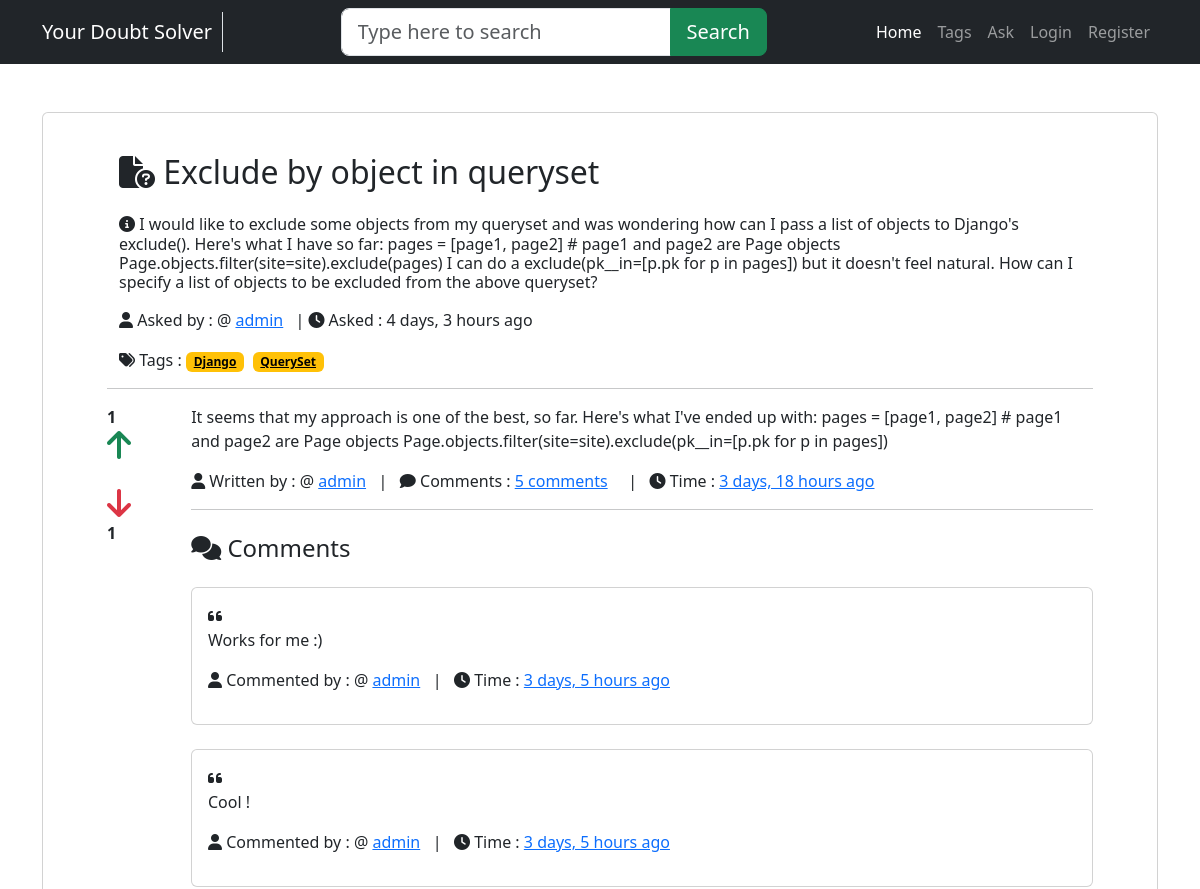
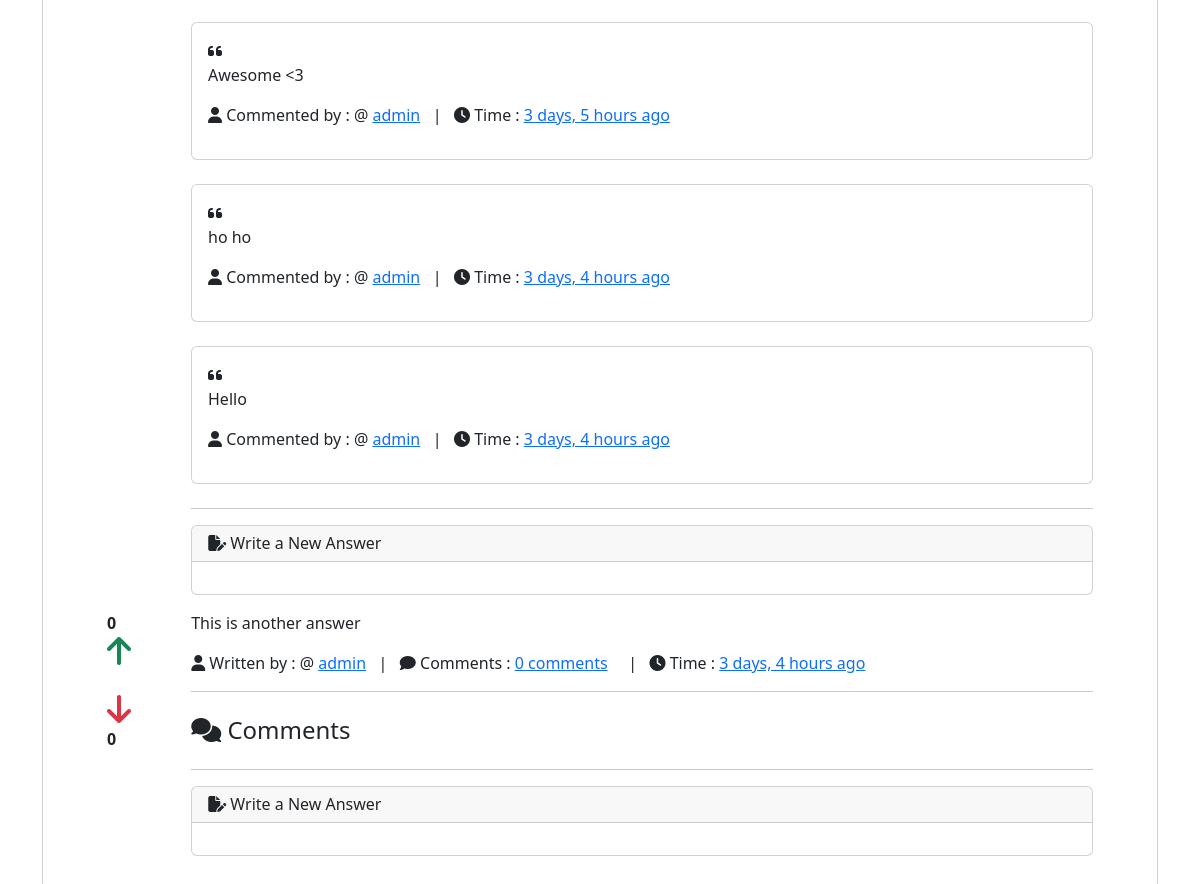
/detail/3, run on the app's committed database (2 pictures, top to bottom).
### main/models.py (models this page shows, shortened)
class Question(models.Model):
    user = models.ForeignKey(User,on_delete=models.CASCADE)
    title = models.CharField(max_length=300)
    details = models.TextField()
    add_time = models.DateTimeField(auto_now_add=True)
    tags = models.TextField(default='')
    class Meta:
        verbose_name_plural = 'Question'

class Answer(models.Model):
    user = models.ForeignKey(User,on_delete=models.CASCADE,null=True)
    question = models.ForeignKey(Question,on_delete=models.CASCADE)
    details = models.TextField()
    add_time = models.DateTimeField(auto_now_add=True)
    class Meta:
        verbose_name_plural = 'Answer'

class Comment(models.Model):
    answer = models.ForeignKey(Answer,on_delete=models.CASCADE)
    user = models.ForeignKey(User,on_delete=models.CASCADE,related_name='comment_user')
    add_time = models.DateTimeField(auto_now_add=True)
    details = models.TextField(null=True)
    class Meta:
        verbose_name_plural = 'Comment'

### main/views.py (the view, shortened to what this page needs)
# urls.py: path('detail/<int:id>',detail,name='detail'),
def detail(request,id):
    qstn = Question.objects.get(pk=id)
    tags = qstn.tags.split(',')
    answer = Answer.objects.filter(question=qstn)
    answerform=AnswerForm
    return render(request,'detail.html',{'questions':qstn,'tags':tags,'answer':answer,'answerform':answerform,})

### main/templates/detail.html (shortened to what this page needs)
{% extends "base.html" %}
{% load humanize %}
{% load crispy_forms_tags %}
{% block content %}
<div class="container">
   <div class="card mt-5 mb-3 px-5">
      <div class="card-body">
         <div class="container">
            <h2 class="my-4">
               <i class="fa-solid fa-file-circle-question"></i>
               {{questions.title}}
            </h2>
            <p>
            <h6 class="my-3">
               <i class="fa-solid fa-circle-info"></i>
               {{questions.details|safe}}
            </h6>
            </p>
            <p>
               <i class="fa-solid fa-user"></i>
               Asked by : @
               <a href="" class="me-2">{{questions.user.username}}</a> |
               <span>
               <i class="fa-solid fa-clock"></i>
               Asked :
               {{questions.add_time|naturaltime}}
               </span>
            </p>
            <p>
                  <i class="fa-solid fa-tags"></i>
                  Tags :
                  {% for tag in tags %}
                  <a href="/tag/{{tag|slugify}}" class="badge text-bg-warning">{{tag}} </a>&nbsp;
                  {% endfor %}
            </p>
         </div>
         <hr>
         {% for answer in answer %}
         <div class="row">
            <div class="col-1">
               <div class="upvote">
                  <strong class="upvote-count-{{answer.id}}">{{answer.upvote_set.count}}</strong> <br/>
                  <span class="text-success">
                  <i class="fa fa-arrow-up fa-2x upvote-click" data-answer="{{answer.id}}"></i>
                  </span>
               </div>
               <br>
               <div class="downvote">
                  <span class="text-danger">
                  <i class="fa fa-arrow-down fa-2x downvote-click" data-answer="{{answer.id}}"></i>
                  </span><br>
                  <strong class="downvote-count-{{answer.id}}">{{answer.downvote_set.count}}</strong>
               </div>
            </div>
            <div class="col-11">
               <p>{{answer.details}}</p>
               <p>
                  <i class="fa-solid fa-user"></i>
                  Written by : @
                  <a href="" class="mr-3">{{answer.user.username}}</a>
                  &nbsp; |
                  &nbsp;
                  <i class="fa-solid fa-comment"></i>
                  Comments :  <a href="" class="me-2">{{answer.comment_set.count}} comments</a>
                  &nbsp; |
                  &nbsp;
                  <i class="fa-solid fa-clock"></i>
                  Time :  <a href="" class="me-2">{{answer.add_time|naturaltime}}</a>
               </p>
               <hr>
               <h4 class="my-4"><i class="fa-solid fa-comments"></i> Comments</h4>
               <div class="comment-wrapper-{{answer.id}}">
                  {% for comment in answer.comment_set.all %}
                  <div class="card mb-4 animate__animated animate__bounce">
                     <div class="card-body">
                        <i class="fa-solid fa-quote-left"></i>
                        <p>{{comment.details}}</p>
                        <p>
                           <i class="fa-solid fa-user"></i>
                           Commented by : @
                           <a href="">{{comment.user.username}}</a>
                           &nbsp; |
                           &nbsp;
                           <i class="fa-solid fa-clock"></i>
                           Time :  <a href="" class="me-2">{{comment.add_time|naturaltime}}</a>
                        </p>
                     </div>
                  </div>
                  {% endfor %}
                </div>
                <hr>
                <div class="card my-3">
                    <h6 class="card-header"> <i class="fa-solid fa-file-pen"></i>
                        Write a New Answer
                    </h6>
                    <div class="card-body">
                    </div>
                </div>
            </div>
         </div>
         {% endfor %}
      </div>
   </div>
</div>
{% endblock content %}

### data on the page
Question: title "Exclude by object in queryset", details "I would like to exclude some objects from my queryset and was wondering how can I pass a list of objects to Django's exclude(). Here's what I have so far: pages = [page1, page2] # page1 and page2 are Page objects Page.objects.filter(site=site).exclude(pages) I can do a exclude(pk__in=[p.pk for p in pages]) but it doesn't feel natural. How can I specify a list of objects to be excluded from the above queryset?", user.username "admin", add_time "4 days, 3 hours ago"
Answer: upvote_set.count "1", downvote_set.count "1", details "It seems that my approach is one of the best, so far. Here's what I've ended up with: pages = [page1, page2] # page1 and page2 are Page objects Page.objects.filter(site=site).exclude(pk__in=[p.pk for p in pages])", user.username "admin", comment_set.count "5", add_time "3 days, 18 hours ago"
Comment: details "Works for me :)", user.username "admin", add_time "3 days, 5 hours ago"
Comment: details "Cool !", user.username "admin", add_time "3 days, 5 hours ago"
Comment: details "Awesome <3", user.username "admin", add_time "3 days, 5 hours ago"
Comment: details "ho ho", user.username "admin", add_time "3 days, 4 hours ago"
Comment: details "Hello", user.username "admin", add_time "3 days, 4 hours ago"
Answer: upvote_set.count "0", downvote_set.count "0", details "This is another answer", user.username "admin", comment_set.count "0", add_time "3 days, 4 hours ago"

### other printed values
{{ tag }} "Django" "QuerySet"
